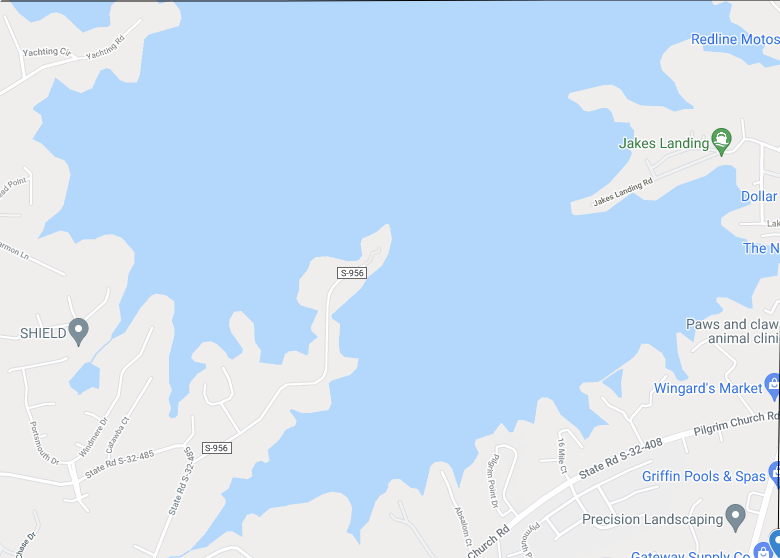
#> input picture exp1_sept_2021.png, 780 x 558 px
$ python make_river_map.py exp1_sept_2021.png out.png
#> lines starting #> are read from the running program, lines starting #| are printed output that depends on the picture; after the words box and inside, x2 and y2 are one past the last pixel; in counts of white or black regions, pixels touching at a corner belong together
############################################
#   Author: Nare Karapetyan
#   Date: July 26 2018
#
#   Comment:
#   - convert_image_to_binary function converst rgb to binary
#   - main applies conversion function and shows it
############################################

import numpy as np
import cv2 as cv
from matplotlib import pyplot as plt
import sys
import os


def main():
    assert (len(sys.argv) == 2 or len(sys.argv)==3), "Usage: python script_name image_file [out_file_name if not default]"
    file_name = str(sys.argv[1])
    if(len(sys.argv) == 3):
        out_file_name = str(sys.argv[2])
    else:
        out_file_name = "default"
    img = convert_image_to_binary(file_name, out_file_name)
    cv.imshow('grey', img)
    cv.waitKey(0)
    cv.destroyAllWindows()


def convert_image_to_binary(in_file_name, out_file_name="default"):
    #NOTE: this works by whitening darker regions while
    # lighter regions will become darker
    '''
    Input: takes in in_file_name for image to be converted
        file_name
    Output: return nothing
    Method: converts image located in in_file_name to binary
        and saves it as out_file_name
    '''
#> called with in_file_name = 'exp1_sept_2021.png', out_file_name = 'out.png'

    img = cv.imread(in_file_name)
#> img is the input picture: shape (558, 780, 3); mean B, G, R 243.9, 224, 203.4
    gray = cv.cvtColor(img, cv.COLOR_BGR2GRAY)
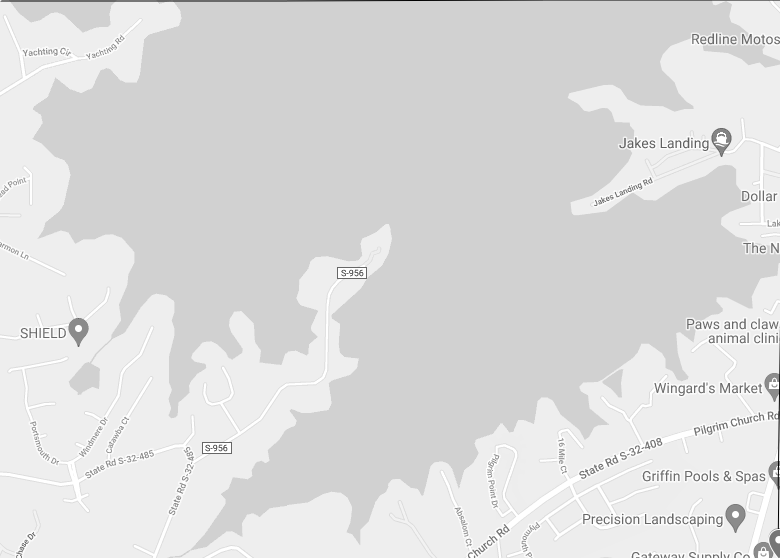
#> gray: shape (558, 780); min 0, max 255, mean 220.1
    #ret, thresh = cv.threshold(gray,200,255, cv.THRESH_BINARY_INV)
    #FOR brigher TO BE WHITE
    ret, thresh = cv.threshold(gray,65,255, cv.THRESH_BINARY)
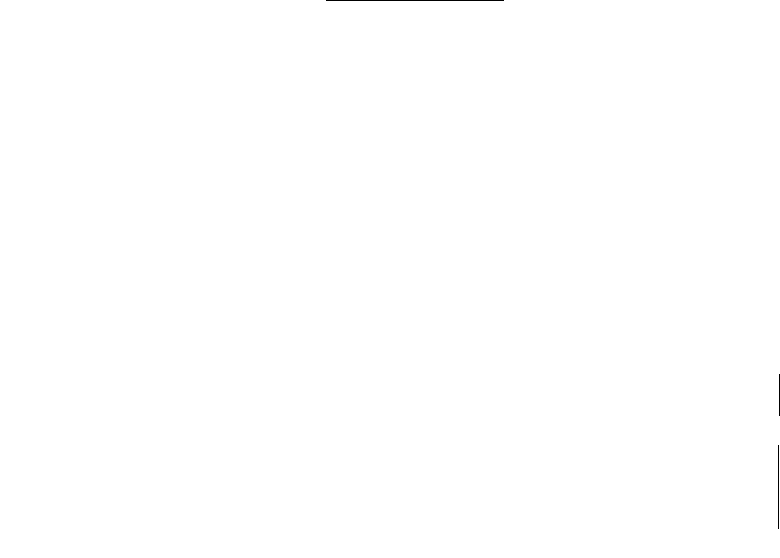
#> thresh: shape (558, 780); 99.9% white; black in thin lines or dots, all inside (x1, y1, x2, y2) = (326, 0, 780, 529)
    if out_file_name == "default":
        file_components = os.path.splitext(in_file_name)
        out_file_name = str(file_components[0]) + "_binary" + str(file_components[1])
    cv.imwrite(out_file_name, thresh)

    #FIXME: this return is just for testing
    return thresh

if __name__ == "__main__":
    main()
